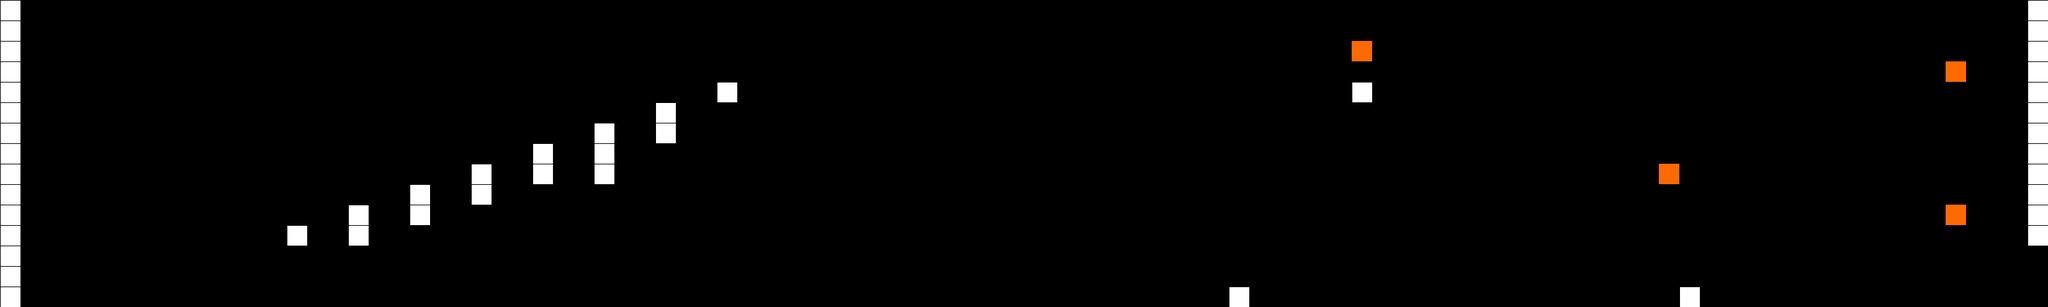

Tiled map render using the project's own tile images. Description and the map definition, with tile-layer contents summarised, below:
An orthogonal 100x15 tile map with 32x32 px tiles, 1 tile layer (Tile Layer 1).

<map version="1.0" orientation="orthogonal" renderorder="right-down" width="100" height="15" tilewidth="32" tileheight="32" nextobjectid="1">
 <tileset firstgid="1" name="tileset" tilewidth="32" tileheight="32" tilecount="4">
  <image source="../res/tileset.png" width="64" height="64" />
 </tileset>
 <layer name="Tile Layer 1" width="100" height="15">
  <data>[1500 cells, 247 non-empty, 3 distinct tile ids]</data>
 </layer>
</map>
